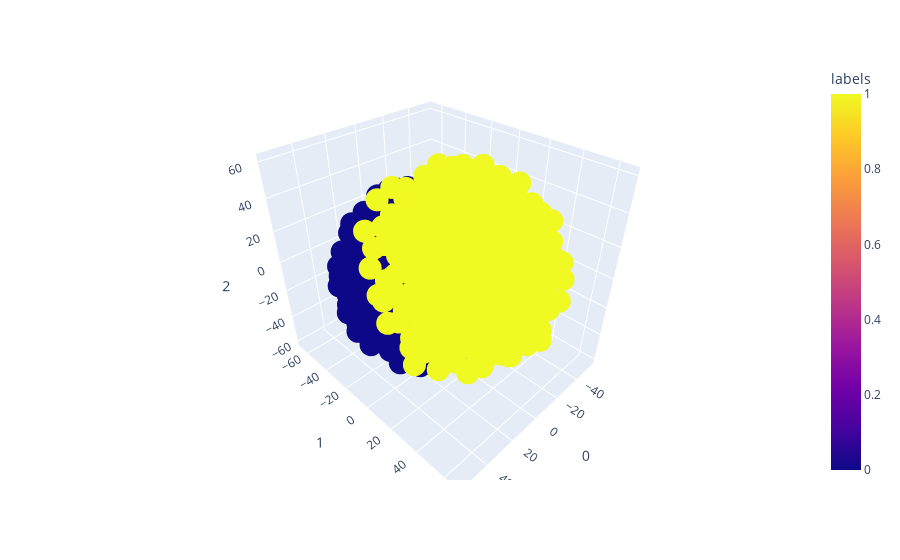

This figure's notebook cell:
### Code cell
df = pd.DataFrame(sr_tsne)
df['labels'] = labels

fig = px.scatter_3d(df, x=0, y=1, z=2,
              color='labels')
fig.show()

### Figure 1 — Plotly figure (JSON) as saved in the notebook; plotly's stock layout.template omitted (floating-point values rounded to 4 significant figures; data arrays with more than 128 entries replaced by an {"elided": "..."} marker saying what was removed)
{"data": [{"hovertemplate": "0=%{x}<br>1=%{y}<br>2=%{z}<br>labels=%{marker.color}<extra></extra>", "legendgroup": "", "marker": {"color": {"elided": "1000 int values"}, "coloraxis": "coloraxis", "symbol": "circle"}, "mode": "markers", "name": "", "scene": "scene", "showlegend": false, "type": "scatter3d", "x": {"elided": "1000 float values"}, "y": {"elided": "1000 float values"}, "z": {"elided": "1000 float values"}}], "layout": {"coloraxis": {"colorbar": {"title": {"text": "labels"}}, "colorscale": [[0, "#0d0887"], [0.1111, "#46039f"], [0.2222, "#7201a8"], [0.3333, "#9c179e"], [0.4444, "#bd3786"], [0.5556, "#d8576b"], [0.6667, "#ed7953"], [0.7778, "#fb9f3a"], [0.8889, "#fdca26"], [1, "#f0f921"]]}, "legend": {"tracegroupgap": 0}, "margin": {"t": 60}, "scene": {"domain": {"x": [0, 1], "y": [0, 1]}, "xaxis": {"title": {"text": "0"}}, "yaxis": {"title": {"text": "1"}}, "zaxis": {"title": {"text": "2"}}}}}
